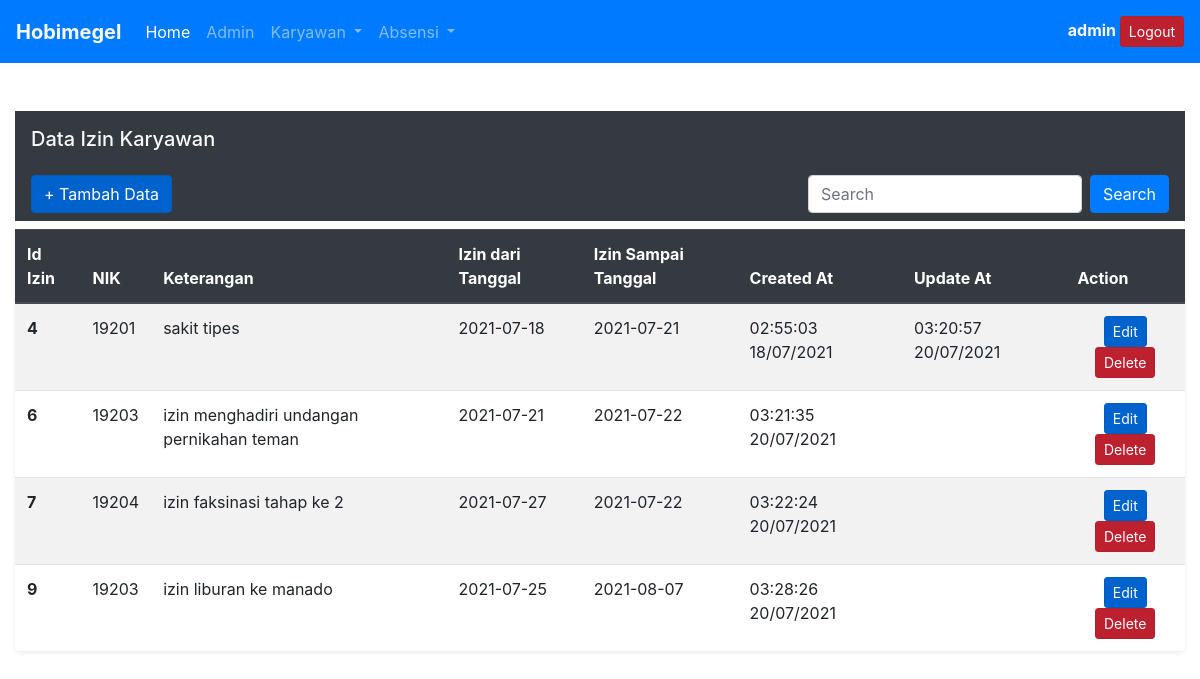
Page /database/izin.php (signed in) on the committed database.
### tables this page shows
CREATE TABLE `izin` (
  `id_izin` int(10) NOT NULL,
  `NIK` int(10) NOT NULL,
  `keterangan` text NOT NULL,
  `izin_tanggal` date NOT NULL,
  `sampai_tanggal` date NOT NULL,
  `created_at` varchar(50) NOT NULL,
  `update_at` varchar(50) NOT NULL
);

### database/izin.php (the view, shortened to what this page needs)
<?php
    require_once 'koneksi.php';
    $sql ="SELECT * FROM izin WHERE id_izin";
    $query = $koneksi->query($sql);
?>
<!DOCTYPE html>
<html lang="en">
<head>
    <link rel="stylesheet" href="https://cdn.jsdelivr.net/npm/bootstrap@4.5.3/dist/css/bootstrap.min.css">
</head>
<body>
    <nav class="navbar navbar-expand-lg navbar-dark bg-primary">
      <a class="navbar-brand text-light font-weight-bold" href="index.php">Hobimegel</a>
      <div class="collapse navbar-collapse" id="navbarText">
        <ul class="navbar-nav mr-auto">
          <li class="nav-item active">
            <a class="nav-link" href="index.php">Home <span class="sr-only">(current)</span></a>
            <li class="nav-item">
                <a class="nav-link" href="admin.php">Admin</a>
            </li>
            <li class="nav-item dropdown">
              <a class="nav-link dropdown-toggle" href="#" id="navbarDropdownMenuLink" role="button" data-toggle="dropdown" aria-haspopup="true" aria-expanded="false">
                Karyawan
              </a>
            </li>
            <li class="nav-item dropdown">
              <a class="nav-link dropdown-toggle" href="#" id="navbarDropdownMenuLink" role="button" data-toggle="dropdown" aria-haspopup="true" aria-expanded="false">
                Absensi
              </a>
            </li>
        </ul>
        <span class="navbar-text font-weight-bold text-light">
          <?php echo $_SESSION['username']; ?>
          <a href="logout.php" class="btn btn-danger btn-sm active" role="button" aria-pressed="true">Logout</a>
        </span>
      </div>
    </nav>
    <div class="container-fluid mt-5">
      <nav class="navbar navbar-light bg-dark">
        <span class="navbar-brand mb-0 h1 text-light">Data Izin Karyawan</span>
      </nav>
      <nav class="navbar navbar-light bg-dark">
          <a href="aksi/izin/tambahdata.php" class="btn btn-primary btn-md active" role="button" aria-pressed="true">+ Tambah Data</a>
          <form action="izin.php" method="get" class="form-inline">
              <input name="cari" class="form-control mr-sm-2" type="search" placeholder="Search" aria-label="Search">
              <button  class="btn btn-primary my-2 my-sm-0" type="submit">Search</button>
          </form>
      </nav>
      <table class="table shadow-sm p-3 mb-5 bg-white rounded mt-2 table-striped">
        <thead class="thead-dark">
          <tr>
            <th scope="col">Id Izin</th>
            <th scope="col">NIK</th>
            <th scope="col">Keterangan</th>
            <th scope="col">Izin dari Tanggal</th>
            <th scope="col">Izin Sampai Tanggal</th>
            <th scope="col">Created At</th>
            <th scope="col">Update At</th>
            <th scope="col">Action</th>
          </tr>
        </thead>
        <tbody>
          <?php
          if(isset($_GET['cari'])){
            $cari = $_GET['cari'];
            $query = mysqli_query($koneksi,"SELECT * FROM izin WHERE id_izin LIKE '%$cari%'
            OR NIK LIKE '%$cari%'
            OR keterangan LIKE '%$cari%'");
           }else{
            $query = mysqli_query($koneksi,"SELECT * FROM izin");
           }
          while($d = mysqli_fetch_array($query)){
          ?>
          <tr>
            <th scope="row"><?php echo $d['id_izin']; ?></th>
            <td><?php echo $d['NIK']; ?></td>
            <td><?php echo $d['keterangan']; ?></td>
            <td><?php echo $d['izin_tanggal']; ?></td>
            <td><?php echo $d['sampai_tanggal']; ?></td>
            <td><?php echo $d['created_at']; ?></td>
            <td><?php echo $d['update_at']; ?></td>
            <td class="text-center">
              <a href="aksi/izin/edit.php?id_izin=<?php echo $d['id_izin']; ?>" class="btn btn-primary btn-sm active" role="button" aria-pressed="true">Edit</a>
              <a href="aksi/izin/delete.php?id_izin=<?php echo $d['id_izin'] ; ?>" onClick='return tanya()' class="btn btn-danger btn-sm active" role="button" aria-pressed="true">Delete</a>
            </td>
          </tr>
          <?php
          }
          ?>
        </tbody>
      </table>
    </div>
</body>
</html>

### rows in the picture
izin: id_izin "4", NIK "19201", keterangan "sakit tipes", izin_tanggal "2021-07-18", sampai_tanggal "2021-07-21", created_at "02:55:03 18/07/2021", update_at "03:20:57 20/07/2021"
izin: id_izin "6", NIK "19203", keterangan "izin menghadiri undangan pernikahan teman", izin_tanggal "2021-07-21", sampai_tanggal "2021-07-22", created_at "03:21:35 20/07/2021"
izin: id_izin "7", NIK "19204", keterangan "izin faksinasi tahap ke 2", izin_tanggal "2021-07-27", sampai_tanggal "2021-07-22", created_at "03:22:24 20/07/2021"
izin: id_izin "9", NIK "19203", keterangan "izin liburan ke manado", izin_tanggal "2021-07-25", sampai_tanggal "2021-08-07", created_at "03:28:26 20/07/2021"

### other values in the picture
$_SESSION['username'] "admin"
